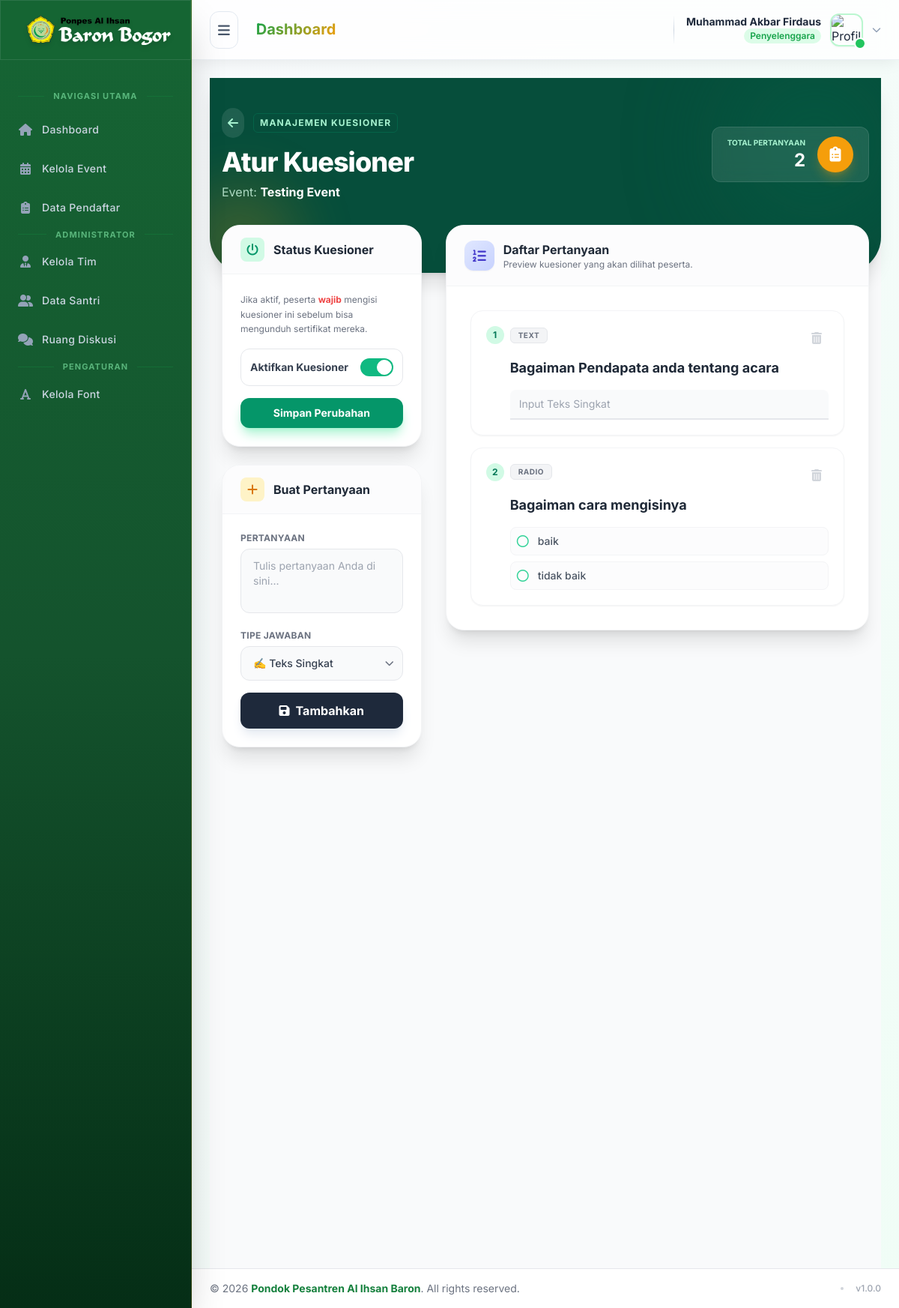
Screenshot of /admin/kelola_kuesioner.php?id=3 (signed in) with the database file from the repository.
### tables this page shows
CREATE TABLE `workshops` (
  `id` int NOT NULL,
  `penyelenggara_id` int NOT NULL,
  `judul` varchar(255) NOT NULL,
  `visibilitas` enum('public','internal') DEFAULT 'public',
  `deskripsi` text NOT NULL,
  `poster` varchar(255) DEFAULT NULL,
  `tanggal_waktu` datetime NOT NULL,
  `jam_selesai` datetime DEFAULT NULL,
  `lokasi` varchar(255) NOT NULL,
  `tipe_event` enum('gratis','berbayar') NOT NULL DEFAULT 'gratis',
  `harga` int DEFAULT '0',
  `nominal_denda` decimal(10,2) DEFAULT '0.00',
  `sertifikat_template` varchar(255) DEFAULT NULL,
  `sertifikat_prefix` varchar(100) DEFAULT NULL,
  `sertifikat_nomor_awal` int NOT NULL DEFAULT '1',
  `sertifikat_nama_fs` int NOT NULL DEFAULT '120',
  `sertifikat_nama_y_percent` decimal(7,2) NOT NULL DEFAULT '50.00',
  `sertifikat_nama_x_percent` decimal(7,2) NOT NULL DEFAULT '50.00',
  `sertifikat_nomor_fs` int NOT NULL DEFAULT '40',
  `sertifikat_nomor_y_percent` decimal(7,2) NOT NULL DEFAULT '60.00',
  `sertifikat_font` varchar(255) DEFAULT 'Poppins-SemiBold.ttf',
  `sertifikat_orientasi` enum('portrait','landscape') NOT NULL DEFAULT 'portrait',
  `sertifikat_nomor_x_percent` decimal(7,2) NOT NULL DEFAULT '50.00',
  `created_at` timestamp NOT NULL DEFAULT CURRENT_TIMESTAMP,
  `is_kuesioner_active` tinyint(1) DEFAULT '0',
  `is_diskusi_active` tinyint(1) DEFAULT '1'
);

CREATE TABLE `workshop_questions` (
  `id` int NOT NULL,
  `workshop_id` int NOT NULL,
  `question_text` text NOT NULL,
  `question_type` enum('text','textarea','rating','radio','dropdown') DEFAULT 'text',
  `options` text,
  `is_required` tinyint(1) DEFAULT '1',
  `created_at` timestamp NULL DEFAULT CURRENT_TIMESTAMP
);

### admin/kelola_kuesioner.php (the view, shortened to what this page needs)
<?php
require_once BASE_PATH . '/admin/templates/header.php';
require_once BASE_PATH . '/core/koneksi.php';
$id_workshop = $_GET['id'] ?? 0;
$penyelenggara_id = $_SESSION['penyelenggara_id_bersama'];
$stmt = $pdo->prepare("SELECT * FROM workshops WHERE id = ? AND penyelenggara_id = ?");
$stmt->execute([$id_workshop, $penyelenggara_id]);
$event = $stmt->fetch();
$questions = $pdo->prepare("SELECT * FROM workshop_questions WHERE workshop_id = ? ORDER BY id ASC");
$questions->execute([$id_workshop]);
$list_q = $questions->fetchAll();
?>
<div class="min-h-screen bg-gray-50 font-sans pb-32">
    <div class="bg-emerald-900 pb-24 pt-10 px-4 rounded-b-[3rem] shadow-xl relative overflow-hidden">
        <div class="absolute top-0 right-0 -mt-10 -mr-10 w-64 h-64 bg-emerald-800 rounded-full opacity-50 blur-3xl"></div>
        <div class="max-w-6xl mx-auto relative z-10">
            <div class="flex flex-col md:flex-row justify-between items-start md:items-center gap-6">
                <div>
                    <div class="flex items-center gap-3 mb-3">
                        <a href="kelola_event.php" class="text-emerald-200 hover:text-white transition-all bg-white/10 hover:bg-white/20 p-2 rounded-full backdrop-blur-sm group">
                            <i class="fas fa-arrow-left group-hover:-translate-x-1 transition-transform"></i>
                        </a>
                        <span class="text-emerald-200 text-xs font-bold uppercase tracking-widest border border-emerald-700/50 px-2 py-1 rounded-md">Manajemen Kuesioner</span>
                    </div>
                    <h1 class="text-3xl md:text-4xl font-extrabold text-white tracking-tight leading-tight">
                        Atur Kuesioner
                    </h1>
                    <p class="text-emerald-100/80 mt-2 text-sm md:text-base max-w-2xl">
                        Event: <span class="font-bold text-white"><?= htmlspecialchars($event['judul']) ?></span>
                    </p>
                </div>
                <div class="bg-white/10 backdrop-blur-md border border-white/10 rounded-xl p-3 px-5 flex items-center gap-4">
                    <div class="text-right">
                        <p class="text-[10px] text-emerald-200 uppercase font-bold">Total Pertanyaan</p>
                        <p class="text-white font-bold text-2xl"><?= count($list_q) ?></p>
                    </div>
                    <div class="w-12 h-12 rounded-full bg-amber-500 flex items-center justify-center text-white shadow-lg shadow-amber-500/30 text-xl">
                        <i class="fas fa-clipboard-list"></i>
                    </div>
                </div>
            </div>
        </div>
    </div>
    <div class="max-w-6xl mx-auto px-4 -mt-16 relative z-20">
        <div class="grid grid-cols-1 lg:grid-cols-3 gap-8">
            <div class="lg:col-span-1 space-y-6">
                <div class="bg-white rounded-3xl shadow-xl border border-gray-100 overflow-hidden relative group hover:shadow-2xl transition-all duration-300">
                    <div class="bg-gray-50/50 px-6 py-4 border-b border-gray-100 flex items-center gap-3">
                        <div class="w-8 h-8 rounded-lg bg-emerald-100 text-emerald-600 flex items-center justify-center">
                            <i class="fas fa-power-off"></i>
                        </div>
                        <h3 class="font-bold text-gray-800">Status Kuesioner</h3>
                    </div>
                    <div class="p-6">
                        <p class="text-xs text-gray-500 mb-4 leading-relaxed">
                            Jika aktif, peserta <span class="text-red-500 font-bold">wajib</span> mengisi kuesioner ini sebelum bisa mengunduh sertifikat mereka.
                        </p>
                        <form method="POST">
                            <label class="flex items-center justify-between cursor-pointer group/toggle p-3 rounded-xl border border-gray-200 hover:border-emerald-200 hover:bg-emerald-50/30 transition-all bg-white">
                                <span class="text-sm font-bold text-gray-700">Aktifkan Kuesioner</span>
                                <div class="relative">
                                    <div class="w-11 h-6 bg-gray-200 peer-focus:outline-none rounded-full peer peer-checked:after:translate-x-full peer-checked:after:border-white after:content-[''] after:absolute after:top-[2px] after:left-[2px] after:bg-white after:border-gray-300 after:border after:rounded-full after:h-5 after:w-5 after:transition-all peer-checked:bg-emerald-500"></div>
                                </div>
                            </label>
                            <button type="submit" name="update_status"
                                class="mt-4 w-full bg-emerald-600 hover:bg-emerald-700 text-white text-sm font-bold py-2.5 rounded-xl shadow-lg shadow-emerald-200 transition-all transform hover:-translate-y-0.5">
                                Simpan Perubahan
                            </button>
                        </form>
                    </div>
                </div>
                <div class="bg-white rounded-3xl shadow-xl border border-gray-100 overflow-hidden relative group hover:shadow-2xl transition-all duration-300 sticky top-6">
                    <div class="bg-gray-50/50 px-6 py-4 border-b border-gray-100 flex items-center gap-3">
                        <div class="w-8 h-8 rounded-lg bg-amber-100 text-amber-600 flex items-center justify-center">
                            <i class="fas fa-plus"></i>
                        </div>
                        <h3 class="font-bold text-gray-800">Buat Pertanyaan</h3>
                    </div>
                    <div class="p-6">
                        <form method="POST" class="space-y-4">
                            <div>
                                <label class="block text-xs font-bold text-gray-500 mb-1.5 uppercase tracking-wide">Pertanyaan</label>
                                <textarea name="question_text" rows="3" required
                                    class="w-full px-4 py-3 border border-gray-200 rounded-xl focus:ring-2 focus:ring-emerald-200 focus:border-emerald-500 outline-none text-sm placeholder-gray-400 bg-gray-50 focus:bg-white transition-all resize-none"
                                    placeholder="Tulis pertanyaan Anda di sini..."></textarea>
                            </div>
                            <div>
                                <label class="block text-xs font-bold text-gray-500 mb-1.5 uppercase tracking-wide">Tipe Jawaban</label>
                                <div class="relative">
                                    <select name="question_type" id="typeSelect" onchange="toggleOptions()"
                                        class="w-full pl-4 pr-10 py-3 border border-gray-200 rounded-xl focus:ring-2 focus:ring-emerald-200 focus:border-emerald-500 outline-none text-sm bg-gray-50 focus:bg-white appearance-none transition-all cursor-pointer font-medium text-gray-700">
                                        <option value="text">✍️ Teks Singkat</option>
                                    </select>
                                    <div class="absolute inset-y-0 right-0 flex items-center px-3 pointer-events-none text-gray-500">
                                    </div>
                                </div>
                            </div>
                            <button type="submit" name="add_question"
                                class="w-full bg-slate-800 hover:bg-slate-900 text-white font-bold py-3 rounded-xl shadow-lg shadow-slate-200 transition-all transform hover:-translate-y-0.5 mt-2 flex items-center justify-center gap-2">
                                <i class="fas fa-save"></i> Tambahkan
                            </button>
                        </form>
                    </div>
                </div>
            </div>
            <div class="lg:col-span-2">
                <div class="bg-white rounded-3xl shadow-xl border border-gray-100 overflow-hidden min-h-[500px]">
                    <div class="bg-gray-50/50 px-6 py-5 border-b border-gray-100 flex justify-between items-center">
                        <div class="flex items-center gap-3">
                            <div class="w-10 h-10 rounded-xl bg-gradient-to-br from-indigo-100 to-indigo-200 text-indigo-700 flex items-center justify-center text-lg font-bold shadow-sm">
                                <i class="fas fa-list-ol"></i>
                            </div>
                            <div>
                                <h3 class="font-bold text-gray-800">Daftar Pertanyaan</h3>
                                <p class="text-xs text-gray-500">Preview kuesioner yang akan dilihat peserta.</p>
                            </div>
                        </div>
                    </div>
                    <div class="p-6 md:p-8 space-y-4">
                        <?php if (count($list_q) > 0): ?>
                            <?php foreach ($list_q as $index => $q): ?>
                                <div class="bg-white p-5 rounded-2xl border border-gray-100 shadow-sm hover:shadow-md hover:border-emerald-100 transition-all group relative">
                                    <div class="flex justify-between items-start mb-3">
                                        <div class="flex items-center gap-2">
                                            <span class="flex items-center justify-center w-6 h-6 rounded-full bg-emerald-100 text-emerald-700 text-xs font-bold">
                                                <?= $index + 1 ?>
                                            </span>
                                            <span class="inline-flex items-center px-2.5 py-0.5 rounded-md text-[10px] font-bold uppercase tracking-wider bg-gray-100 text-gray-500 border border-gray-200">
                                                <?= strtoupper($q['question_type']) ?>
                                            </span>
                                        </div>
                                        <form method="POST" onsubmit="return confirm('Hapus pertanyaan ini?');">
                                            <button type="submit" name="delete_question"
                                                class="text-gray-300 hover:text-red-500 w-8 h-8 flex items-center justify-center rounded-full hover:bg-red-50 transition-all"
                                                title="Hapus Pertanyaan">
                                                <i class="fas fa-trash-alt"></i>
                                            </button>
                                        </form>
                                    </div>
                                    <h4 class="text-lg font-bold text-gray-800 mb-4 leading-snug pl-8">
                                        <?= htmlspecialchars($q['question_text']) ?>
                                    </h4>
                                    <div class="pl-8">
                                        <?php if (($q['question_type'] == 'radio' || $q['question_type'] == 'dropdown') && !empty($q['options'])): ?>
                                            <div class="space-y-2">
                                                <?php $opts = explode(',', $q['options']); foreach ($opts as $opt): ?>
                                                    <div class="flex items-center gap-3 p-2 rounded-lg border border-gray-100 bg-gray-50/50">
                                                        <i class="far <?= $q['question_type'] == 'radio' ? 'fa-circle' : 'fa-square' ?> text-emerald-400"></i>
                                                        <span class="text-sm text-gray-600 font-medium"><?= htmlspecialchars(trim($opt)) ?></span>
                                                    </div>
                                                <?php endforeach; ?>
                                            </div>
                                        <?php elseif ($q['question_type'] == 'rating'): ?>
                                            <div class="flex gap-1 text-amber-400 text-lg">
                                                <i class="fas fa-star"></i><i class="fas fa-star"></i><i class="fas fa-star"></i><i class="fas fa-star"></i><i class="fas fa-star text-gray-200"></i>
                                            </div>
                                        <?php elseif ($q['question_type'] == 'textarea'): ?>
                                            <div class="w-full h-20 bg-gray-50 border border-dashed border-gray-300 rounded-xl flex items-center justify-center text-gray-400 text-sm">
                                                Area Teks Panjang
                                            </div>
                                        <?php else: ?>
                                            <div class="w-full h-10 bg-gray-50 border-b-2 border-gray-200 rounded-t-lg flex items-center px-3 text-gray-400 text-sm">
                                                Input Teks Singkat
                                            </div>
                                        <?php endif; ?>
                                    </div>
                                </div>
                            <?php endforeach; ?>
                        <?php endif; ?>
                    </div>
                </div>
            </div>
        </div>
    </div>
</div>
<?php require_once BASE_PATH . '/admin/templates/footer.php'; ?>

### rows the page displays
workshops: judul "Testing Event"
workshop_questions: question_type "TEXT", question_text "Bagaiman Pendapata anda tentang acara", shows "Input Teks Singkat"
workshop_questions: question_type "RADIO", question_text "Bagaiman cara mengisinya", options "baik", options "tidak baik"

### other values shown
$title "NAVIGASI UTAMA ADMINISTRATOR PENGATURAN"
$label "Dashboard Kelola Event Data Pendaftar Kelola Tim Data Santri Ruang Diskusi Kelola Font"
$nama_user "Muhammad Akbar Firdaus"
count($list_q) "2"
